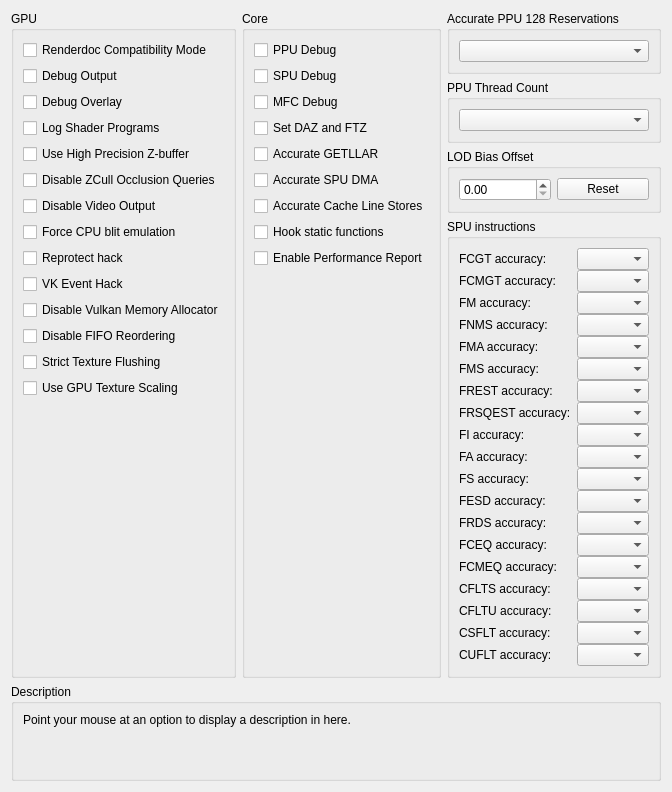
      <widget class="QWidget" name="debugTab">
       <attribute name="title">
        <string>Debug</string>
       </attribute>
       <layout class="QVBoxLayout" name="debugTab_layout" stretch="0,1,0">
        <item>
         <layout class="QHBoxLayout" name="debugTabLayout" stretch="1,1,1">
          <item>
           <widget class="QGroupBox" name="gb_debug_gpu">
            <property name="enabled">
             <bool>true</bool>
            </property>
            <property name="title">
             <string>GPU</string>
            </property>
            <property name="alignment">
             <set>Qt::AlignLeading|Qt::AlignLeft|Qt::AlignTop</set>
            </property>
            <layout class="QVBoxLayout" name="gb_debug_gpu_layout">
             <item alignment="Qt::AlignTop">
              <widget class="QCheckBox" name="renderdocCompatibility">
               <property name="enabled">
                <bool>true</bool>
               </property>
               <property name="text">
                <string>Renderdoc Compatibility Mode</string>
               </property>
              </widget>
             </item>
             <item alignment="Qt::AlignTop">
              <widget class="QCheckBox" name="debugOutput">
               <property name="text">
                <string>Debug Output</string>
               </property>
              </widget>
             </item>
             <item>
              <widget class="QCheckBox" name="debugOverlay">
               <property name="text">
                <string>Debug Overlay</string>
               </property>
              </widget>
             </item>
             <item>
              <widget class="QCheckBox" name="logProg">
               <property name="text">
                <string>Log Shader Programs</string>
               </property>
              </widget>
             </item>
             <item alignment="Qt::AlignTop">
              <widget class="QCheckBox" name="forceHighpZ">
               <property name="text">
                <string>Use High Precision Z-buffer</string>
               </property>
              </widget>
             </item>
             <item>
              <widget class="QCheckBox" name="disableHwOcclusionQueries">
               <property name="text">
                <string>Disable ZCull Occlusion Queries</string>
               </property>
              </widget>
             </item>
             <item>
              <widget class="QCheckBox" name="disableVideoOutput">
               <property name="text">
                <string>Disable Video Output</string>
               </property>
              </widget>
             </item>
             <item>
              <widget class="QCheckBox" name="forceCpuBlitEmulation">
               <property name="text">
                <string>Force CPU blit emulation</string>
               </property>
              </widget>
             </item>
            <item>
             <widget class="QCheckBox" name="reprotect_hack">
              <property name="text">
               <string>Reprotect hack</string>
              </property>
             </widget>
            </item>
            <item>
             <widget class="QCheckBox" name="vk_event_hack">
              <property name="text">
               <string>VK Event Hack</string>
              </property>
             </widget>
            </item>
             <item>
              <widget class="QCheckBox" name="disableVulkanMemAllocator">
               <property name="text">
                <string>Disable Vulkan Memory Allocator</string>
               </property>
              </widget>
             </item>
             <item>
              <widget class="QCheckBox" name="disableFIFOReordering">
               <property name="text">
                <string>Disable FIFO Reordering</string>
               </property>
              </widget>
             </item>
             <item>
              <widget class="QCheckBox" name="strictTextureFlushing">
               <property name="text">
                <string>Strict Texture Flushing</string>
               </property>
              </widget>
             </item>
             <item>
              <widget class="QCheckBox" name="gpuTextureScaling">
               <property name="text">
                <string>Use GPU Texture Scaling</string>
               </property>
              </widget>
             </item>
             <item>
              <spacer name="verticalSpacerDebugGPU">
               <property name="orientation">
                <enum>Qt::Vertical</enum>
               </property>
               <property name="sizeType">
                <enum>QSizePolicy::MinimumExpanding</enum>
               </property>
               <property name="sizeHint" stdset="0">
                <size>
                 <width>0</width>
                 <height>0</height>
                </size>
               </property>
              </spacer>
             </item>
            </layout>
           </widget>
          </item>
          <item>
           <widget class="QGroupBox" name="gb_debug_core">
            <property name="title">
             <string>Core</string>
            </property>
            <layout class="QVBoxLayout" name="gb_debug_core_layout">
             <item>
              <widget class="QCheckBox" name="ppuDebug">
               <property name="text">
                <string>PPU Debug</string>
               </property>
              </widget>
             </item>
             <item>
              <widget class="QCheckBox" name="spuDebug">
               <property name="text">
                <string>SPU Debug</string>
               </property>
              </widget>
             </item>
             <item>
              <widget class="QCheckBox" name="mfcDebug">
               <property name="text">
                <string>MFC Debug</string>
               </property>
              </widget>
             </item>
             <item>
              <widget class="QCheckBox" name="setDAZandFTZ">
               <property name="text">
                <string>Set DAZ and FTZ</string>
               </property>
              </widget>
             </item>
             <item>
              <widget class="QCheckBox" name="accurateGETLLAR">
               <property name="text">
                <string>Accurate GETLLAR</string>
               </property>
              </widget>
             </item>
             <item>
              <widget class="QCheckBox" name="accurateSpuDMA">
               <property name="text">
                <string>Accurate SPU DMA</string>
               </property>
              </widget>
             </item>
             <item>
              <widget class="QCheckBox" name="accurateClineStores">
               <property name="text">
                <string>Accurate Cache Line Stores</string>
               </property>
              </widget>
             </item>
             <item>
              <widget class="QCheckBox" name="hookStFunc">
               <property name="text">
                <string>Hook static functions</string>
               </property>
              </widget>
             </item>
             <item>
              <widget class="QCheckBox" name="perfReport">
               <property name="text">
                <string>Enable Performance Report</string>
               </property>
              </widget>
             </item>
             <item>
              <spacer name="verticalSpacerDebugCore">
               <property name="orientation">
                <enum>Qt::Vertical</enum>
               </property>
               <property name="sizeType">
                <enum>QSizePolicy::MinimumExpanding</enum>
               </property>
               <property name="sizeHint" stdset="0">
                <size>
                 <width>0</width>
                 <height>0</height>
                </size>
               </property>
              </spacer>
             </item>
            </layout>
           </widget>
          </item>
          <item>
           <widget class="QWidget" name="debug_more_stuff" native="true">
            <layout class="QVBoxLayout" name="debug_more_stuff_layout">
             <property name="leftMargin">
              <number>0</number>
             </property>
             <property name="topMargin">
              <number>0</number>
             </property>
             <property name="rightMargin">
              <number>0</number>
             </property>
             <property name="bottomMargin">
              <number>0</number>
             </property>
             <item>
              <widget class="QGroupBox" name="gb_accurate_ppu_128">
               <property name="title">
                <string>Accurate PPU 128 Reservations</string>
               </property>
               <layout class="QVBoxLayout" name="gb_accurate_ppu_128_layout">
                <item>
                 <widget class="QComboBox" name="combo_accurate_ppu_128"/>
                </item>
               </layout>
              </widget>
             </item>
             <item>
              <widget class="QGroupBox" name="gb_num_ppu_threads">
               <property name="title">
                <string>PPU Thread Count</string>
               </property>
               <layout class="QVBoxLayout" name="vbl_num_ppu_threads">
                <item>
                 <widget class="QComboBox" name="combo_num_ppu_threads"/>
                </item>
               </layout>
              </widget>
             </item>
             <item>
              <widget class="QGroupBox" name="gb_Level_of_Detail">
               <property name="title">
                <string>LOD Bias Offset</string>
               </property>
               <layout class="QVBoxLayout" name="gb_Level_of_Detail_Layout">
                <item>
                 <layout class="QHBoxLayout" name="TextureLODBiasLayout">
                  <item>
                   <widget class="QDoubleSpinBox" name="TextureLODBias"/>
                  </item>
                  <item>
                   <widget class="QPushButton" name="TextureLODBiasReset">
                    <property name="text">
                     <string>Reset</string>
                    </property>
                   </widget>
                  </item>
                 </layout>
                </item>
               </layout>
              </widget>
             </item>
             <item>
            <widget class="QGroupBox" name="gb_spuInstructions">
            <property name="title">
              <string>SPU instructions</string>
            </property>
            <layout class="QFormLayout" name="formLayout">
              <property name="verticalSpacing">
              <number>0</number>
              </property>
              <item row="0" column="0">
              <widget class="QLabel" name="lbl_fcgt">
                <property name="text">
                <string>FCGT accuracy:</string>
                </property>
              </widget>
              </item>
              <item row="0" column="1">
              <widget class="QComboBox" name="spuAccuracyFCGT"/>
              </item>
              <item row="2" column="0">
              <widget class="QLabel" name="lbl_fcmgt">
                <property name="text">
                <string>FCMGT accuracy:</string>
                </property>
              </widget>
              </item>
              <item row="2" column="1">
              <widget class="QComboBox" name="spuAccuracyFCMGT"/>
              </item>
              <item row="3" column="0">
              <widget class="QLabel" name="lbl_fm">
                <property name="text">
                <string>FM accuracy:</string>
                </property>
              </widget>
              </item>
              <item row="4" column="0">
              <widget class="QLabel" name="lbl_fnms">
                <property name="text">
                <string>FNMS accuracy:</string>
                </property>
              </widget>
              </item>
              <item row="5" column="0">
              <widget class="QLabel" name="lbl_fma">
                <property name="text">
                <string>FMA accuracy:</string>
                </property>
              </widget>
              </item>
              <item row="6" column="0">
              <widget class="QLabel" name="lbl_fms">
                <property name="text">
                <string>FMS accuracy:</string>
                </property>
              </widget>
              </item>
              <item row="7" column="0">
              <widget class="QLabel" name="lbl_frest">
                <property name="text">
                <string>FREST accuracy:</string>
                </property>
              </widget>
              </item>
              <item row="8" column="0">
              <widget class="QLabel" name="lbl_frsqest">
                <property name="text">
                <string>FRSQEST accuracy:</string>
                </property>
              </widget>
              </item>
              <item row="9" column="0">
              <widget class="QLabel" name="lbl_fi">
                <property name="text">
                <string>FI accuracy:</string>
                </property>
              </widget>
              </item>
              <item row="10" column="0">
              <widget class="QLabel" name="lbl_fa">
                <property name="text">
                <string>FA accuracy:</string>
                </property>
              </widget>
              </item>
              <item row="11" column="0">
              <widget class="QLabel" name="lbl_fs">
                <property name="text">
                <string>FS accuracy:</string>
                </property>
              </widget>
              </item>
              <item row="12" column="0">
              <widget class="QLabel" name="lbl_fesd">
                <property name="text">
                <string>FESD accuracy:</string>
                </property>
              </widget>
              </item>
              <item row="13" column="0">
              <widget class="QLabel" name="lbl_frds">
                <property name="text">
                <string>FRDS accuracy:</string>
                </property>
              </widget>
              </item>
              <item row="14" column="0">
              <widget class="QLabel" name="lbl_fceq">
                <property name="text">
                <string>FCEQ accuracy:</string>
                </property>
              </widget>
              </item>
              <item row="15" column="0">
              <widget class="QLabel" name="llb_fcmeq">
                <property name="text">
                <string>FCMEQ accuracy:</string>
                </property>
              </widget>
              </item>
              <item row="16" column="0">
              <widget class="QLabel" name="lbl_cflts">
                <property name="text">
                <string>CFLTS accuracy:</string>
                </property>
              </widget>
              </item>
              <item row="17" column="0">
              <widget class="QLabel" name="lbl_clftu">
                <property name="text">
                <string>CFLTU accuracy:</string>
                </property>
              </widget>
              </item>
              <item row="18" column="0">
              <widget class="QLabel" name="lbl_csflt">
                <property name="text">
                <string>CSFLT accuracy:</string>
                </property>
              </widget>
              </item>
              <item row="19" column="0">
              <widget class="QLabel" name="lbl_cuflt">
                <property name="text">
                <string>CUFLT accuracy:</string>
                </property>
              </widget>
              </item>
              <item row="3" column="1">
              <widget class="QComboBox" name="spuAccuracyFM"/>
              </item>
              <item row="4" column="1">
              <widget class="QComboBox" name="spuAccuracyFNMS"/>
              </item>
              <item row="5" column="1">
              <widget class="QComboBox" name="spuAccuracyFMA"/>
              </item>
              <item row="6" column="1">
              <widget class="QComboBox" name="spuAccuracyFMS"/>
              </item>
              <item row="7" column="1">
              <widget class="QComboBox" name="spuAccuracyFREST"/>
              </item>
              <item row="8" column="1">
              <widget class="QComboBox" name="spuAccuracyFRSQEST"/>
              </item>
              <item row="9" column="1">
              <widget class="QComboBox" name="spuAccuracyFI"/>
              </item>
              <item row="10" column="1">
              <widget class="QComboBox" name="spuAccuracyFA"/>
              </item>
              <item row="11" column="1">
              <widget class="QComboBox" name="spuAccuracyFS"/>
              </item>
              <item row="12" column="1">
              <widget class="QComboBox" name="spuAccuracyFESD"/>
              </item>
              <item row="13" column="1">
              <widget class="QComboBox" name="spuAccuracyFRDS"/>
              </item>
              <item row="14" column="1">
              <widget class="QComboBox" name="spuAccuracyFCEQ"/>
              </item>
              <item row="15" column="1">
              <widget class="QComboBox" name="spuAccuracyFCMEQ"/>
              </item>
              <item row="16" column="1">
              <widget class="QComboBox" name="spuAccuracyCFLTS"/>
              </item>
              <item row="17" column="1">
              <widget class="QComboBox" name="spuAccuracyCFLTU"/>
              </item>
              <item row="18" column="1">
              <widget class="QComboBox" name="spuAccuracyCSFLT"/>
              </item>
              <item row="19" column="1">
              <widget class="QComboBox" name="spuAccuracyCUFLT"/>
              </item>
            </layout>
            </widget>
          </item>
          <item>
            <widget class="QWidget" name="widget_11" native="true"/>
                <widget class="QGroupBox" name="gb_metalsemaphore">
                <property name="title">
                  <string>Metal Semaphore</string>
                </property>
                <layout class="QVBoxLayout" name="gb_metalsemaphore_layout">
                  <item>
                  <widget class="QComboBox" name="metalsemaphore"/>
                  </item>
                </layout>
                </widget>
              </item>
              <item>
              <spacer name="verticalSpacerDebugMore">
               <property name="orientation">
                <enum>Qt::Vertical</enum>
               </property>
               <property name="sizeType">
                <enum>QSizePolicy::MinimumExpanding</enum>
               </property>
               <property name="sizeHint" stdset="0">
                <size>
                 <width>0</width>
                 <height>0</height>
                </size>
               </property>
              </spacer>
             </item>
            </layout>
           </widget>
          </item>
         </layout>
        </item>
        <item>
         <spacer name="debugTabSpacer">
          <property name="orientation">
           <enum>Qt::Vertical</enum>
          </property>
          <property name="sizeType">
           <enum>QSizePolicy::MinimumExpanding</enum>
          </property>
          <property name="sizeHint" stdset="0">
           <size>
            <width>0</width>
            <height>0</height>
           </size>
          </property>
         </spacer>
        </item>
        <item>
         <widget class="QGroupBox" name="gb_description_debug">
          <property name="title">
           <string>Description</string>
          </property>
          <layout class="QVBoxLayout" name="gb_description_debug_layout">
           <item>
            <widget class="QLabel" name="description_debug">
             <property name="text">
              <string>Point your mouse at an option to display a description in here.


</string>
             </property>
             <property name="textFormat">
              <enum>Qt::PlainText</enum>
             </property>
             <property name="alignment">
              <set>Qt::AlignLeading|Qt::AlignLeft|Qt::AlignTop</set>
             </property>
             <property name="wordWrap">
              <bool>true</bool>
             </property>
            </widget>
           </item>
          </layout>
         </widget>
        </item>
       </layout>
      </widget>
